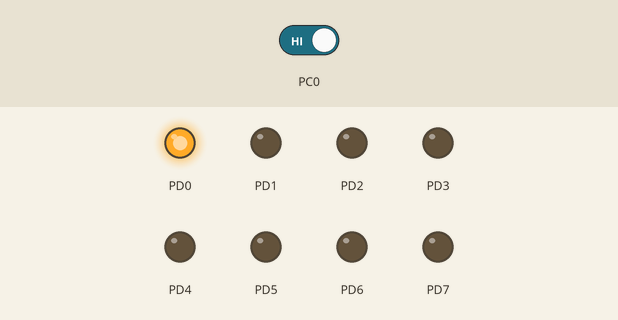
This program was run on a simulated ATmega32, built with avr-gcc and emulated at 8 MHz. Parts: output pins drawn as LEDs (lit = HIGH). The inputs (shaded band) are chosen by the test bench; at power-on: PC0 HIGH.

Above: at 1.2 s.
1.3 s: PC0 driven LOW
At 2.5 s:
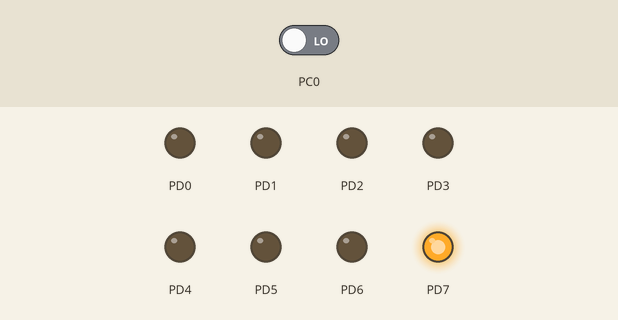
2.8 s: PC0 driven HIGH
At 3.7 s:
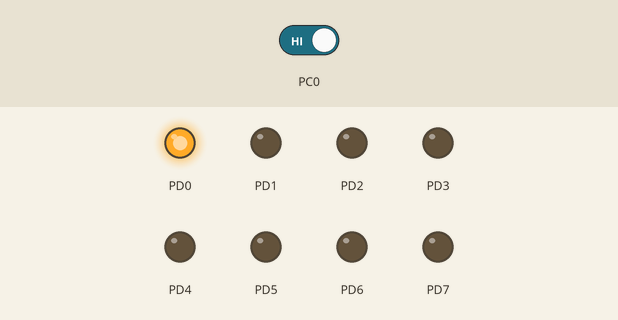
Timing chart, 0 to 5.8 s (numbered marks = the images above; inputs shaded):
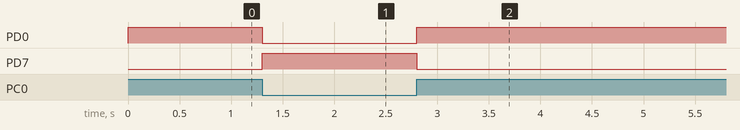

The program:

main.c
```c
/*
 * AVR_Led_Input_Output.c
 *
 * Created: 10/23/2017 11:39:13 AM
 * Author : real
 */

#define F_CPU 8000000UL
#include <avr/io.h>
#include <util/delay.h>
uint8_t inputTemp=0;

int main(void)
{
	DDRC &=~ (1<<PC0);
	//DDRD |= (1<<PD5);
	DDRD = 0xff;


	while(1)
	{
		inputTemp = PINC & 0x01;
		if (inputTemp ==0x00)
		{
			PORTD &=~ (1<<PD0);
			PORTD |= (1<<PD7);
		}
		else
		{
			PORTD |= (1<<PD0);
			PORTD &=~ (1<<PD7);
		}


	}

return 0;
}
```

Measured:
- after the input at 1.3 s, PD0: HIGH → LOW at once; PD7: LOW → HIGH at once
- after the input at 2.8 s, PD0: LOW → HIGH at once; PD7: HIGH → LOW at once
